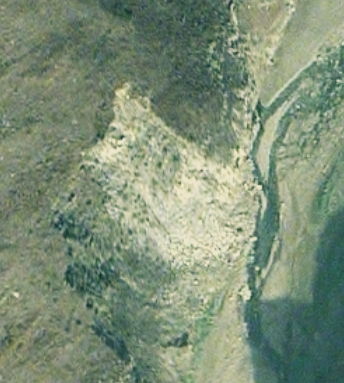
#> input picture data/processed/images/ls_0030.png, 344 x 383 px, given as the content of the folder data/raw/Bijie-landslide-dataset/landslide/image, which was not available
$ python prepare_data.py
#> lines starting #> are read from the running program, lines starting #| are printed output that depends on the picture
import os
import cv2
from tqdm import tqdm

RAW_PATH = "data/raw/Bijie-landslide-dataset"
OUT_IMG = "data/processed/images"
OUT_MASK = "data/processed/masks"

os.makedirs(OUT_IMG, exist_ok=True)
os.makedirs(OUT_MASK, exist_ok=True)

# ---------- LANDSLIDE ----------
ls_img_path = os.path.join(RAW_PATH, "landslide", "image")
ls_mask_path = os.path.join(RAW_PATH, "landslide", "mask")

ls_images = sorted(os.listdir(ls_img_path))

for i, name in enumerate(tqdm(ls_images, desc="Landslide")):
    img = cv2.imread(os.path.join(ls_img_path, name))
#> img is the input picture: shape (383, 344, 3); mean B, G, R 119.7, 143.1, 126.5
    mask = cv2.imread(os.path.join(ls_mask_path, name), 0)
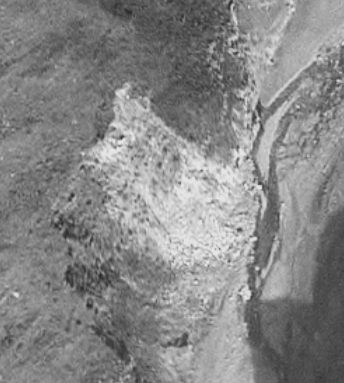
#> mask: shape (383, 344); min 38, max 229, mean 134.9

    new_name = f"ls_{i:04d}.png"

    cv2.imwrite(os.path.join(OUT_IMG, new_name), img)
    cv2.imwrite(os.path.join(OUT_MASK, new_name), mask)


# ---------- NON-LANDSLIDE ----------
nls_img_path = os.path.join(RAW_PATH, "non-landslide", "image")

nls_images = sorted(os.listdir(nls_img_path))

for i, name in enumerate(tqdm(nls_images, desc="Non-Landslide")):
    img = cv2.imread(os.path.join(nls_img_path, name))

    h, w, _ = img.shape
#> h = 383; w = 344
    mask = 0 * img[:, :, 0]  # all zeros
#> mask: shape (383, 344); every value is 0

    new_name = f"nls_{i:04d}.png"

    cv2.imwrite(os.path.join(OUT_IMG, new_name), img)
    cv2.imwrite(os.path.join(OUT_MASK, new_name), mask)

print("DONE ✅")

$ run again, on data/processed/images/ls_0111.png
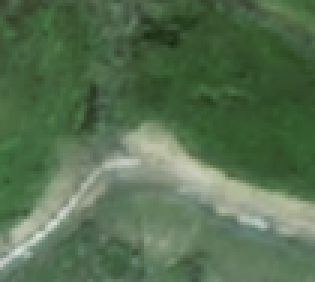
#> input picture data/processed/images/ls_0111.png, 105 x 94 px, given as the content of the folder data/raw/Bijie-landslide-dataset/landslide/image, which was not available (shown 3 times larger)
#> img is the input picture: shape (94, 105, 3); mean B, G, R 79.6, 110.9, 85.1
#> `mask = cv2.imread(os.path.join(ls_mask_path, name), 0)`:
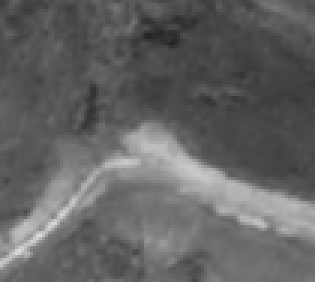
#> mask: shape (94, 105) (shown 3 times larger); min 33, max 222, mean 99.1

$ run again, on data/processed/images/ls_0126.png
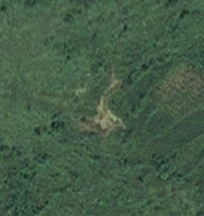
#> input picture data/processed/images/ls_0126.png, 204 x 216 px, given as the content of the folder data/raw/Bijie-landslide-dataset/landslide/image, which was not available
#> img is the input picture: shape (216, 204, 3); mean B, G, R 70.8, 92.8, 67.3
#> `mask = cv2.imread(os.path.join(ls_mask_path, name), 0)`:
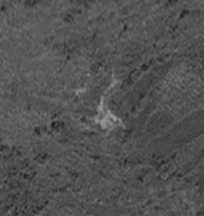
#> mask: shape (216, 204); min 21, max 156, mean 82.2

$ run again, on data/processed/images/ls_0129.png
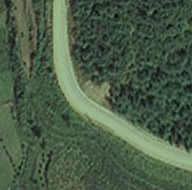
#> input picture data/processed/images/ls_0129.png, 192 x 190 px, given as the content of the folder data/raw/Bijie-landslide-dataset/landslide/image, which was not available
#> img is the input picture: shape (190, 192, 3); mean B, G, R 72, 93.3, 75
#> `mask = cv2.imread(os.path.join(ls_mask_path, name), 0)`:
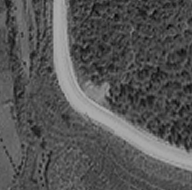
#> mask: shape (190, 192); min 7, max 174, mean 84.9
